Frame 1 (no input): blank canvas, image omitted
Frame 60 (the mouse pressed at the canvas centre just before this capture): blank canvas, image omitted
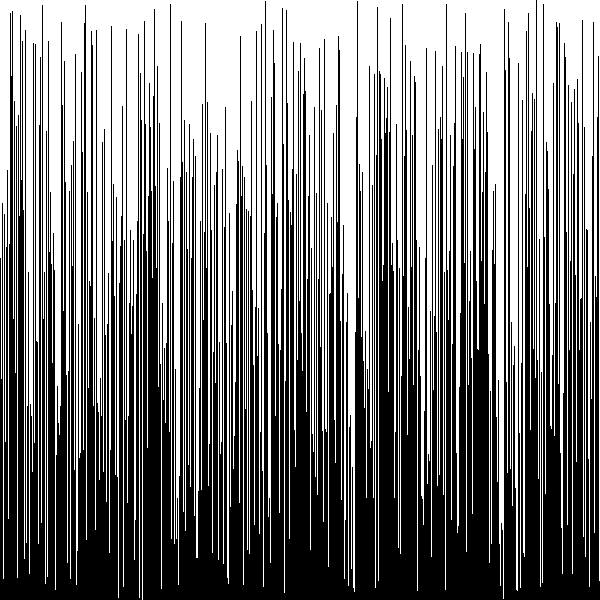
Frame 120 (the mouse held since frame 60 and released just before this capture)

The Processing sketch whose frames 1 and 60 were blank and that drew this single picture after the mouse press (run headless with seeded random() and noise(); from frame 60 on, the mouse is pressed at the canvas centre):

// Processing sketch: ArraySorter
// ── ArraySorter.pde
/* Paste the code into a new Processing sketch and complete the steps. */

//1. create an array of ints. don't initialize it yet.
int[] ints;
void setup() {
  //2. set the size of your window
  //  if you are using Processing 3, you cannot use variables
  //  because the developers don't know how programming is supposed to work.
  size(600,600);

  //3. initialize your array with the built in width variable
ints = new int[width];
  //4. initialize the ints in the array with random numbers
  //   from 0 to the built in height variable
  //5. call the noStroke() method
noStroke();
}

void draw() {
  //6. set the background color with background(r, g, b);
background(255,255,255);
  //7. set the color for your graph
fill(0,0,0);
  //8. draw a rectangle for each int in your array.
  //   the x value will be the current index in the array
  //   the y value will the height variable
  //   the width is 1 (one)
  //   the height is negative the value of the element at the current index of the array
for(int i = 0; i < ints.length; i++){
rect(i,height,1,-ints[i] );
}

  //9. call the stepSort method
stepSort(ints);
  //10. extract the code that randomizes the array into a method.

  //11. call the method you made in step 10 when the mouse is pressed
if(mousePressed){
ra();
}
}
void stepSort(int[] arr) {
  for (int i = 1; i < arr.length; i++) {
    if (arr[i - 1] > arr[i]) {
      int t = arr[i];
      arr[i] = arr[i - 1];
      arr[i - 1] = t;
    }
  }
}
void ra(){
for(int i = 0; i < ints.length; i++){
 ints[i] = (int)random((height + 1));
}
}
